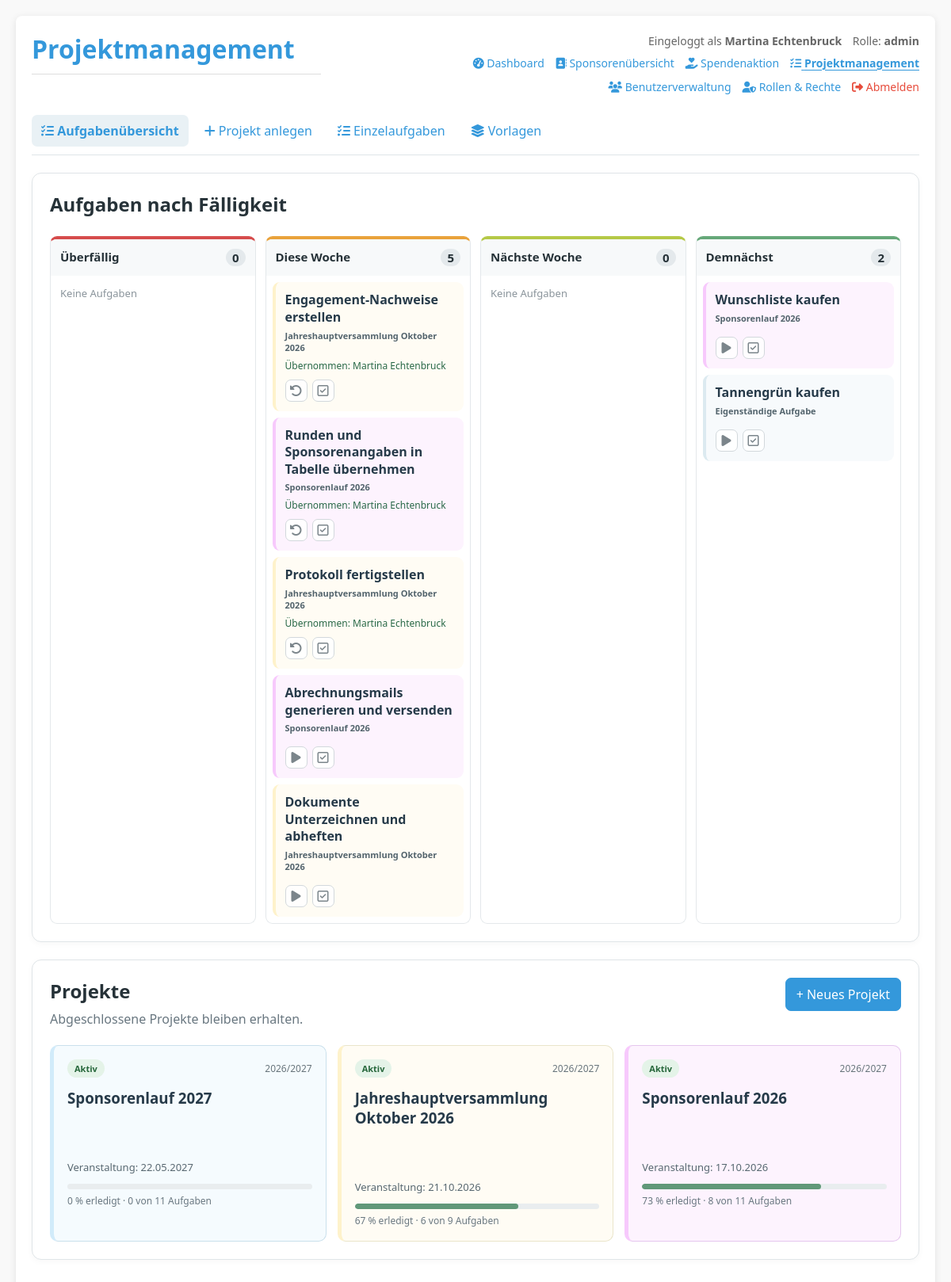
The app's page /projects.php (signed in) with its own data.
### tables this page shows
CREATE TABLE `roles` (
  `id` int NOT NULL,
  `role_name` varchar(50) NOT NULL,
  `description` text,
  `created_at` timestamp NULL DEFAULT CURRENT_TIMESTAMP
);

CREATE TABLE `tasks` (
  `id` int NOT NULL,
  `project_id` int NOT NULL,
  `task_template_id` int DEFAULT NULL,
  `title` varchar(200) NOT NULL,
  `description` text,
  `resource_url` varchar(2048) DEFAULT NULL,
  `start_date` date DEFAULT NULL,
  `due_date` date DEFAULT NULL,
  `status` enum('open','in_progress','done') NOT NULL DEFAULT 'open',
  `assigned_user_id` int DEFAULT NULL COMMENT 'Freiwillige Übernahme; keine feste Zuweisung aus der Vorlage',
  `claimed_at` datetime DEFAULT NULL,
  `sort_order` int NOT NULL DEFAULT '0',
  `created_by` int DEFAULT NULL,
  `created_at` timestamp NULL DEFAULT CURRENT_TIMESTAMP,
  `updated_at` timestamp NULL DEFAULT CURRENT_TIMESTAMP ON UPDATE CURRENT_TIMESTAMP,
  `completed_at` datetime DEFAULT NULL
);

CREATE TABLE `projects` (
  `id` int NOT NULL,
  `template_id` int DEFAULT NULL,
  `title` varchar(200) NOT NULL,
  `description` text,
  `color` char(7) NOT NULL DEFAULT '#DCEAF0',
  `project_type` enum('event','project') NOT NULL DEFAULT 'event',
  `event_date` date DEFAULT NULL,
  `start_date` date DEFAULT NULL,
  `end_date` date DEFAULT NULL,
  `fiscal_year` varchar(9) NOT NULL,
  `status` enum('active','completed','archived') NOT NULL DEFAULT 'active',
  `created_by` int DEFAULT NULL,
  `created_at` timestamp NULL DEFAULT CURRENT_TIMESTAMP,
  `updated_at` timestamp NULL DEFAULT CURRENT_TIMESTAMP ON UPDATE CURRENT_TIMESTAMP,
  `completed_at` datetime DEFAULT NULL
);

CREATE TABLE `users` (
  `id` int NOT NULL,
  `username` varchar(50) NOT NULL,
  `password_hash` varchar(255) NOT NULL,
  `email` varchar(100) DEFAULT NULL,
  `full_name` varchar(100) DEFAULT NULL,
  `comment` text,
  `is_active` tinyint(1) DEFAULT '0',
  `created_at` timestamp NULL DEFAULT CURRENT_TIMESTAMP,
  `last_login` timestamp NULL DEFAULT NULL,
  `updated_at` timestamp NULL DEFAULT CURRENT_TIMESTAMP ON UPDATE CURRENT_TIMESTAMP
);

CREATE TABLE `standalone_tasks` (
  `id` int NOT NULL,
  `title` varchar(200) NOT NULL,
  `description` text,
  `resource_url` varchar(2048) DEFAULT NULL,
  `start_date` date NOT NULL,
  `due_date` date NOT NULL,
  `status` enum('open','in_progress','done') NOT NULL DEFAULT 'open',
  `assigned_user_id` int DEFAULT NULL,
  `claimed_at` datetime DEFAULT NULL,
  `recurrence_every` int DEFAULT NULL COMMENT 'Wiederholungsintervall; NULL = keine Wiederholung',
  `recurrence_unit` enum('week','month','year') DEFAULT NULL,
  `recurrence_source_id` int DEFAULT NULL COMMENT 'Vorgängeraufgabe dieser Wiederholungsreihe; jede erledigte Aufgabe erzeugt höchstens eine Folgeaufgabe',
  `created_by` int DEFAULT NULL,
  `created_at` timestamp NULL DEFAULT CURRENT_TIMESTAMP,
  `updated_at` timestamp NULL DEFAULT CURRENT_TIMESTAMP ON UPDATE CURRENT_TIMESTAMP,
  `completed_at` datetime DEFAULT NULL
);

### projects.php (called while the page is built, shortened)
<?php
require __DIR__ . '/app/Modules/Projekte/Pages/index.php';

### app/Core/Auth.php (called while the page is built, shortened)
<?php
function hasPermission($permission_name) {
    return isset($_SESSION['permissions']) && in_array($permission_name, $_SESSION['permissions'], true);
}
function getUserRole() {
    $database = new Database();
    $conn = $database->getConnection();
    $stmt = $conn->prepare("
        SELECT r.role_name
        FROM users u
        JOIN user_roles ur ON u.id = ur.user_id
        JOIN roles r ON ur.role_id = r.id
        WHERE u.id = ?
        LIMIT 1
    ");
    $stmt->execute([$_SESSION['user_id']]);
    return $stmt->fetchColumn();
}
?>

### config/navigation.php (called while the page is built)
<?php
return [
    [
        'label' => 'Dashboard',
        'url' => 'dashboard.php',
        'icon' => 'fas fa-gauge-high',
        'permission' => null,
    ],
    [
        'label' => 'Sponsorenübersicht',
        'url' => 'index.php',
        'icon' => 'fas fa-address-book',
        'permission' => 'view_contacts',
    ],
    [
        'label' => 'Spendenaktion',
        'url' => 'edit_fundraising.php',
        'icon' => 'fas fa-hand-holding-heart',
        'permission' => 'edit_fundraising',
    ],
    [
        'label' => 'Projektmanagement',
        'url' => 'projects.php',
        'icon' => 'fas fa-list-check',
        'permission' => 'ProjectManagement',
    ],
    [
        'label' => 'Benutzerverwaltung',
        'url' => 'users.php',
        'icon' => 'fas fa-users',
        'permission' => 'manage_users',
    ],
    [
        'label' => 'Rollen & Rechte',
        'url' => 'role_permissions.php',
        'icon' => 'fas fa-user-shield',
        'permission' => 'manage_users',
    ],
];

### app/Modules/Projekte/Pages/index.php (the view, shortened to what this page needs)
<?php
$appRoot = dirname(__DIR__, 4);
require_once $appRoot . '/auth.php';
$db = new Database(); $conn = $db->getConnection(); $conn->setAttribute(PDO::ATTR_ERRMODE, PDO::ERRMODE_EXCEPTION);
function pmh($v): string { return htmlspecialchars((string)$v, ENT_QUOTES, 'UTF-8'); }
function pmd(?string $v): string { return $v ? date('d.m.Y', strtotime($v)) : '—'; }
function pmcolor($value, string $default='#DCEAF0'): string { $value=strtoupper(trim((string)$value)); return preg_match('/^#[0-9A-F]{6}$/',$value)?$value:$default; }
$view=(string)($_GET['view']??'overview');$pid=(int)($_GET['id']??0);if(isset($_GET['created']))$notice='Projekt wurde angelegt.';if(isset($_GET['saved']))$notice='Änderungen wurden gespeichert.';
$projects=$conn->query("SELECT p.*, (SELECT COUNT(*) FROM tasks t WHERE t.project_id=p.id) task_count,(SELECT COUNT(*) FROM tasks t WHERE t.project_id=p.id AND t.status='done') done_count FROM projects p WHERE p.status<>'archived' ORDER BY CASE WHEN p.status='active' THEN 0 ELSE 1 END,COALESCE(p.event_date,p.start_date) DESC,p.id DESC")->fetchAll(PDO::FETCH_ASSOC);
$tasks=$conn->query("SELECT t.*,p.title project_title,p.color project_color,u.full_name assignee FROM tasks t JOIN projects p ON p.id=t.project_id LEFT JOIN users u ON u.id=t.assigned_user_id WHERE p.status='active' AND t.status<>'done' ORDER BY t.due_date IS NULL,t.due_date,t.id")->fetchAll(PDO::FETCH_ASSOC);
$standaloneOpen=$conn->query("SELECT s.*,NULL AS project_title,'#DCEAF0' AS project_color,u.full_name assignee,1 AS is_standalone FROM standalone_tasks s LEFT JOIN users u ON u.id=s.assigned_user_id WHERE s.status<>'done' ORDER BY s.due_date,s.id")->fetchAll(PDO::FETCH_ASSOC);$tasks=array_merge($tasks,$standaloneOpen);usort($tasks,static function($a,$b){return (($a['due_date']??'9999-12-31')<=>($b['due_date']??'9999-12-31')) ?: ((int)$a['id']<=>(int)$b['id']);});
$groups=['overdue'=>[],'this_week'=>[],'next_week'=>[],'demnaechst'=>[]];
$today=new DateTimeImmutable('today');
$mon=new DateTimeImmutable('monday this week');
$next=$mon->modify('+1 week');
$after=$mon->modify('+2 weeks');
$fourWeeks=$mon->modify('+4 weeks');
foreach($tasks as $t){
    $due=new DateTimeImmutable($t['due_date']);
    if($due<$today){
        $g='overdue';
    }else{
        $start=!empty($t['start_date']) ? new DateTimeImmutable($t['start_date']) : $due;
        if($start<$today) $start=$today;
        if($start<$next) $g='this_week';
        elseif($start<$after) $g='next_week';
        elseif($start<$fourWeeks) $g='demnaechst';
        else continue;
    }
    $groups[$g][]=$t;
}
?>
<!DOCTYPE html><html lang="de"><head><link rel="stylesheet" href="styles.css"><link rel="stylesheet" href="https://cdnjs.cloudflare.com/ajax/libs/font-awesome/6.4.0/css/all.min.css"><link rel="stylesheet" href="includes/navigation.css"><link rel="stylesheet" href="project-management.css">
</head><body><div class="container"><header class="app-page-header"><h1>Projektmanagement</h1><?php require $appRoot.'/includes/navigation.php'; ?></header><main class="pm-main">
<nav class="pm-tabs"><a class="<?=$view==='overview'?'active':''?>" href="projects.php"><i class="fa-solid fa-list-check"></i> Aufgabenübersicht</a><a class="<?=$view==='new'?'active':''?>" href="projects.php?view=new"><i class="fa-solid fa-plus"></i> Projekt anlegen</a><a class="<?=$view==='standalone'?'active':''?>" href="projects.php?view=standalone"><i class="fa-solid fa-list-check"></i> Einzelaufgaben</a><a class="<?=$view==='templates'?'active':''?>" href="projects.php?view=templates"><i class="fa-solid fa-layer-group"></i> Vorlagen</a></nav>
<?php if($view==='overview'):?>
<section class="pm-section"><div class="pm-section-heading"><div><h2>Aufgaben nach Fälligkeit</h2></div></div><div class="pm-week-grid"><?php $labels=['overdue'=>'Überfällig','this_week'=>'Diese Woche','next_week'=>'Nächste Woche','demnaechst'=>'Demnächst'];foreach($labels as $g=>$label):?><section class="pm-week-column pm-<?=$g?>"><h3><?=pmh($label)?><span><?=count($groups[$g])?></span></h3><?php if(!$groups[$g]):?><p class="pm-empty">Keine Aufgaben</p><?php else:foreach($groups[$g] as $t):$projectColor=pmcolor($t['project_color']??null);?><article class="pm-task-row pm-task-tile" style="--project-color:<?=$projectColor?>" <?=empty($t['is_standalone'])?'data-task-url="projects.php?view=task&amp;id='.(int)$t['id'].'" tabindex="0" role="link"':''?> aria-label="Aufgabe: <?=pmh($t['title'])?>"><a class="pm-task-title" href="<?=!empty($t['is_standalone'])?'projects.php?view=standalone':'projects.php?view=task&amp;id='.(int)$t['id']?>"><?=pmh($t['title'])?></a><div class="pm-task-project"><?=!empty($t['is_standalone'])?'Eigenständige Aufgabe':pmh($t['project_title'])?></div><div class="pm-task-meta"><?php if($t['assignee']):?><span class="pm-assignee">Übernommen: <?=pmh($t['assignee'])?></span><?php endif;?></div><div class="pm-task-status-actions" aria-label="Aufgabenstatus ändern"><?php if($t['status']!=='in_progress'):?><form method="post"><button class="pm-icon-button pm-icon-progress" type="submit" title="Als in Bearbeitung markieren" aria-label="Als in Bearbeitung markieren"><i class="fa-solid fa-play"></i></button></form><?php else:?><form method="post"><button class="pm-icon-button pm-icon-open" type="submit" title="Wieder auf offen setzen" aria-label="Wieder auf offen setzen"><i class="fa-solid fa-rotate-left"></i></button></form><?php endif;?><form method="post"><button class="pm-icon-button pm-icon-done" type="submit" title="Als erledigt markieren" aria-label="Als erledigt markieren"><i class="fa-regular fa-square-check"></i></button></form></div></article><?php endforeach;endif;?></section><?php endforeach;?></div></section>
<section class="pm-section"><div class="pm-section-heading"><div><h2>Projekte</h2><p>Abgeschlossene Projekte bleiben erhalten.</p></div><a class="pm-button primary" href="projects.php?view=new">+ Neues Projekt</a></div><?php if(!$projects):?><div class="pm-empty-card">Noch keine Projekte angelegt. Erstelle ein Projekt aus einer Vorlage oder starte ein leeres Projekt.</div><?php else:?><div class="pm-project-grid"><?php foreach($projects as $p):$percent=(int)$p['task_count']?(int)round(100*$p['done_count']/$p['task_count']):0;?><a class="pm-project-card" style="--project-color:<?=pmcolor($p['color']??null)?>" href="projects.php?view=project&id=<?=$p['id']?>"><div class="pm-card-top"><span class="pm-status status-<?=pmh($p['status'])?>"><?=$p['status']==='completed'?'Abgeschlossen':'Aktiv'?></span><span class="pm-fiscal-year"><?=pmh($p['fiscal_year'])?></span></div><h3><?=pmh($p['title'])?></h3><p><?=pmh(mb_strimwidth((string)$p['description'],0,150,'…'))?></p><div class="pm-project-date"><?=$p['project_type']==='event'?'Veranstaltung: '.pmd($p['event_date']):'Projektstart: '.pmd($p['start_date'])?></div><div class="pm-progress"><span style="width:<?=$percent?>%"></span></div><div class="pm-progress-label"><?=$percent?> % erledigt · <?=$p['done_count']?> von <?=$p['task_count']?> Aufgaben</div></a><?php endforeach;?></div><?php endif;?></section>
<?php endif;?></main></div>
</body></html>

### includes/navigation.php
<?php
$navigationItems = require __DIR__ . '/../config/navigation.php';
$currentPage = basename(parse_url($_SERVER['SCRIPT_NAME'] ?? '', PHP_URL_PATH) ?: '');
$currentUserName = $_SESSION['full_name'] ?? $_SESSION['username'] ?? 'Benutzer';
$currentUserRole = getUserRole();
?>
<div class="app-navigation" aria-label="Hauptnavigation">
    <div class="app-navigation-user">
        <span>Eingeloggt als <strong><?= htmlspecialchars((string) $currentUserName, ENT_QUOTES, 'UTF-8') ?></strong></span>
        <?php if ($currentUserRole !== null && $currentUserRole !== false && $currentUserRole !== ''): ?>
            <span class="app-navigation-role">Rolle: <strong><?= htmlspecialchars((string) $currentUserRole, ENT_QUOTES, 'UTF-8') ?></strong></span>
        <?php endif; ?>
    </div>
    <nav class="app-navigation-links" aria-label="Bereiche">
        <?php foreach ($navigationItems as $item): ?>
            <?php if (!isset($item['permission']) || $item['permission'] === null || hasPermission($item['permission'])): ?>
                <?php $isCurrentPage = $currentPage === basename($item['url']); ?>
                <a href="<?= htmlspecialchars($item['url'], ENT_QUOTES, 'UTF-8') ?>"<?= $isCurrentPage ? ' class="is-active" aria-current="page"' : '' ?>>
                    <i class="<?= htmlspecialchars($item['icon'], ENT_QUOTES, 'UTF-8') ?>" aria-hidden="true"></i>
                    <?= htmlspecialchars($item['label'], ENT_QUOTES, 'UTF-8') ?>
                </a>
            <?php endif; ?>
        <?php endforeach; ?>
        <a class="app-navigation-logout" href="logout.php">
            <i class="fas fa-sign-out-alt" aria-hidden="true"></i> Abmelden
        </a>
    </nav>
</div>

### styles.css (style rules this page uses)
:root { --primary-color: #3498db; --success-color: #2ecc71; --warning-color: #f39c12; --danger-color: #e74c3c; --light-gray: #f5f5f5; --border-color: #ddd; --button-gray: #6c757d; }
* { box-sizing: border-box; }
body { font-family: 'Segoe UI', Tahoma, Geneva, Verdana, sans-serif; margin: 0; padding: 20px; background-color: #f9f9f9; color: #333; }
.container { max-width: 1400px; margin: 0 auto; background-color: white; border-radius: 8px; box-shadow: 0 2px 10px rgba(0,0,0,0.1); padding: 20px; }
h1 { color: var(--primary-color); margin-top: 0; border-bottom: 1px solid var(--border-color); padding-bottom: 10px; }
html { -webkit-text-size-adjust: 100%; text-size-adjust: 100%; }
input, select, textarea, button { font: inherit; }
button, input[type="button"], input[type="submit"], .btn, .button { touch-action: manipulation; }

### includes/navigation.css (style rules this page uses)
.app-navigation { text-align: right; font-size: 14px; line-height: 1.7; }
.app-navigation-user { color: #666; margin-bottom: 4px; }
.app-navigation-role { margin-left: 10px; }
.app-navigation-links { display: flex; justify-content: flex-end; align-items: center; flex-wrap: wrap; gap: 6px 14px; }
.app-navigation-links a { color: var(--primary-color); text-decoration: none; white-space: nowrap; }
.app-navigation-links a.is-active { font-weight: 700; text-decoration: underline; text-underline-offset: 3px; }
.app-navigation-links .app-navigation-logout { color: var(--danger-color); }
.app-page-header { display: grid; grid-template-columns: minmax(220px, 1fr) minmax(0, 2fr); align-items: start; gap: 24px; margin-bottom: 24px; }
.app-page-header > h1 { min-width: 0; margin-top: 0; margin-bottom: 0; }
.app-page-header > .app-navigation { width: 100%; min-width: 0; }

### records on screen
roles: role_name "admin"
tasks: title "Engagement-Nachweise erstellen", project.title "Jahreshauptversammlung Oktober 2026", assigned_user.full_name "Martina Echtenbruck"
tasks: title "Runden und Sponsorenangaben in Tabelle übernehmen", project.title "Sponsorenlauf 2026", assigned_user.full_name "Martina Echtenbruck"
tasks: title "Protokoll fertigstellen", project.title "Jahreshauptversammlung Oktober 2026", assigned_user.full_name "Martina Echtenbruck"
tasks: title "Abrechnungsmails generieren und versenden", project.title "Sponsorenlauf 2026"
tasks: title "Dokumente Unterzeichnen und abheften", project.title "Jahreshauptversammlung Oktober 2026"
standalone_tasks: label "Demnächst", start_date "2", title "Tannengrün kaufen", shows "Eigenständige Aufgabe"
tasks: title "Wunschliste kaufen", project.title "Sponsorenlauf 2026"
projects: status "Aktiv", fiscal_year "2026/2027", title "Sponsorenlauf 2027", event_date "22.05.2027", percent "0", done_count "0", task_count "11"
projects: status "Aktiv", fiscal_year "2026/2027", title "Jahreshauptversammlung Oktober 2026", event_date "21.10.2026", percent "67", done_count "6", task_count "9"
projects: status "Aktiv", fiscal_year "2026/2027", title "Sponsorenlauf 2026", event_date "17.10.2026", percent "73", done_count "8", task_count "11"

### other values on screen
$currentUserName "Martina Echtenbruck"
$item['label'] "Dashboard"
$item['label'] "Sponsorenübersicht"
$item['label'] "Spendenaktion"
$item['label'] "Projektmanagement"
$item['label'] "Benutzerverwaltung"
$item['label'] "Rollen & Rechte"
pmh($label) "Überfällig"
count($groups[$g]) "0"
pmh($label) "Diese Woche"
count($groups[$g]) "5"
pmh($label) "Nächste Woche"
